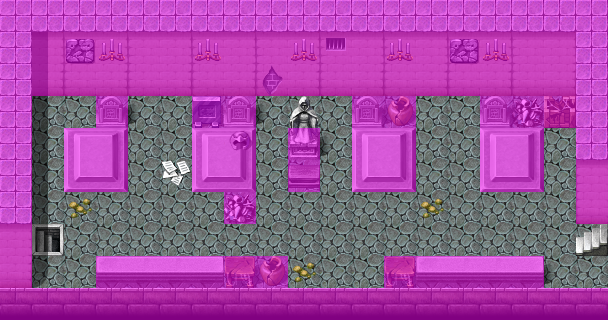

A level layout from a 2D game, rendered from its tile map. Below: a short description, then the map file with tile-grid data replaced by summaries:
An orthogonal 19x10 tile map with 32x32 px tiles, 4 tile layers (Ground, Objects, Above, Walkable), 40 tilesets and 8 objects (4x sign, 2x mapchange, 2x spawn).

<map version="1.0" orientation="orthogonal" width="19" height="10" tilewidth="32" tileheight="32">
 <tileset firstgid="1" name="map_bed_1" tilewidth="32" tileheight="32">
  <image source="../drawable/map_bed_1.png" width="512" height="256" />
 </tileset>
 <tileset firstgid="129" name="map_border_1" tilewidth="32" tileheight="32">
  <image source="../drawable/map_border_1.png" width="512" height="256" />
 </tileset>
 <tileset firstgid="257" name="map_bridge_1" tilewidth="32" tileheight="32">
  <image source="../drawable/map_bridge_1.png" width="512" height="256" />
 </tileset>
 <tileset firstgid="385" name="map_broken_1" tilewidth="32" tileheight="32">
  <image source="../drawable/map_broken_1.png" width="512" height="256" />
 </tileset>
 <tileset firstgid="513" name="map_cavewall_1" tilewidth="32" tileheight="32">
  <image source="../drawable/map_cavewall_1.png" width="576" height="192" />
 </tileset>
 <tileset firstgid="621" name="map_cavewall_2" tilewidth="32" tileheight="32">
  <image source="../drawable/map_cavewall_2.png" width="576" height="192" />
 </tileset>
 <tileset firstgid="729" name="map_cavewall_3" tilewidth="32" tileheight="32">
  <image source="../drawable/map_cavewall_3.png" width="576" height="192" />
 </tileset>
 <tileset firstgid="837" name="map_chair_table_1" tilewidth="32" tileheight="32">
  <image source="../drawable/map_chair_table_1.png" width="512" height="256" />
 </tileset>
 <tileset firstgid="965" name="map_crate_1" tilewidth="32" tileheight="32">
  <image source="../drawable/map_crate_1.png" width="512" height="256" />
 </tileset>
 <tileset firstgid="1093" name="map_cupboard_1" tilewidth="32" tileheight="32">
  <image source="../drawable/map_cupboard_1.png" width="512" height="256" />
 </tileset>
 <tileset firstgid="1221" name="map_curtain_1" tilewidth="32" tileheight="32">
  <image source="../drawable/map_curtain_1.png" width="512" height="256" />
 </tileset>
 <tileset firstgid="1349" name="map_entrance_1" tilewidth="32" tileheight="32">
  <image source="../drawable/map_entrance_1.png" width="512" height="256" />
 </tileset>
 <tileset firstgid="1477" name="map_fence_1" tilewidth="32" tileheight="32">
  <image source="../drawable/map_fence_1.png" width="512" height="256" />
 </tileset>
 <tileset firstgid="1605" name="map_fence_2" tilewidth="32" tileheight="32">
  <image source="../drawable/map_fence_2.png" width="512" height="256" />
 </tileset>
 <tileset firstgid="1733" name="map_ground_1" tilewidth="32" tileheight="32">
  <image source="../drawable/map_ground_1.png" width="512" height="256" />
 </tileset>
 <tileset firstgid="1861" name="map_ground_2" tilewidth="32" tileheight="32">
  <image source="../drawable/map_ground_2.png" width="512" height="256" />
 </tileset>
 <tileset firstgid="1989" name="map_ground_3" tilewidth="32" tileheight="32">
  <image source="../drawable/map_ground_3.png" width="512" height="256" />
 </tileset>
 <tileset firstgid="2117" name="map_ground_4" tilewidth="32" tileheight="32">
  <image source="../drawable/map_ground_4.png" width="512" height="256" />
 </tileset>
 <tileset firstgid="2245" name="map_ground_5" tilewidth="32" tileheight="32">
  <image source="../drawable/map_ground_5.png" width="512" height="256" />
 </tileset>
 <tileset firstgid="2373" name="map_ground_6" tilewidth="32" tileheight="32">
  <image source="../drawable/map_ground_6.png" width="512" height="256" />
 </tileset>
 <tileset firstgid="2501" name="map_ground_7" tilewidth="32" tileheight="32">
  <image source="../drawable/map_ground_7.png" width="512" height="256" />
 </tileset>
 <tileset firstgid="2629" name="map_ground_8" tilewidth="32" tileheight="32">
  <image source="../drawable/map_ground_8.png" width="512" height="256" />
 </tileset>
 <tileset firstgid="2757" name="map_indoor_1" tilewidth="32" tileheight="32">
  <image source="../drawable/map_indoor_1.png" width="512" height="256" />
 </tileset>
 <tileset firstgid="2885" name="map_kitchen_1" tilewidth="32" tileheight="32">
  <image source="../drawable/map_kitchen_1.png" width="512" height="256" />
 </tileset>
 <tileset firstgid="3013" name="map_outdoor_1" tilewidth="32" tileheight="32">
  <image source="../drawable/map_outdoor_1.png" width="512" height="256" />
 </tileset>
 <tileset firstgid="3141" name="map_pillar_1" tilewidth="32" tileheight="32">
  <image source="../drawable/map_pillar_1.png" width="512" height="256" />
 </tileset>
 <tileset firstgid="3269" name="map_plant_1" tilewidth="32" tileheight="32">
  <image source="../drawable/map_plant_1.png" width="512" height="256" />
 </tileset>
 <tileset firstgid="3397" name="map_rock_1" tilewidth="32" tileheight="32">
  <image source="../drawable/map_rock_1.png" width="512" height="256" />
 </tileset>
 <tileset firstgid="3525" name="map_roof_1" tilewidth="32" tileheight="32">
  <image source="../drawable/map_roof_1.png" width="512" height="256" />
 </tileset>
 <tileset firstgid="3653" name="map_roof_2" tilewidth="32" tileheight="32">
  <image source="../drawable/map_roof_2.png" width="512" height="256" />
 </tileset>
 <tileset firstgid="3781" name="map_shop_1" tilewidth="32" tileheight="32">
  <image source="../drawable/map_shop_1.png" width="512" height="256" />
 </tileset>
 <tileset firstgid="3909" name="map_sign_ladder_1" tilewidth="32" tileheight="32">
  <image source="../drawable/map_sign_ladder_1.png" width="512" height="256" />
 </tileset>
 <tileset firstgid="4037" name="map_table_1" tilewidth="32" tileheight="32">
  <image source="../drawable/map_table_1.png" width="512" height="256" />
 </tileset>
 <tileset firstgid="4165" name="map_trail_1" tilewidth="32" tileheight="32">
  <image source="../drawable/map_trail_1.png" width="512" height="256" />
 </tileset>
 <tileset firstgid="4293" name="map_tree_1" tilewidth="32" tileheight="32">
  <image source="../drawable/map_tree_1.png" width="512" height="256" />
 </tileset>
 <tileset firstgid="4421" name="map_wall_1" tilewidth="32" tileheight="32">
  <image source="../drawable/map_wall_1.png" width="512" height="256" />
 </tileset>
 <tileset firstgid="4549" name="map_wall_2" tilewidth="32" tileheight="32">
  <image source="../drawable/map_wall_2.png" width="480" height="256" />
 </tileset>
 <tileset firstgid="4669" name="map_wall_3" tilewidth="32" tileheight="32">
  <image source="../drawable/map_wall_3.png" width="480" height="256" />
 </tileset>
 <tileset firstgid="4789" name="map_window_1" tilewidth="32" tileheight="32">
  <image source="../drawable/map_window_1.png" width="512" height="256" />
 </tileset>
 <tileset firstgid="4917" name="map_window_2" tilewidth="32" tileheight="32">
  <image source="../drawable/map_window_2.png" width="512" height="256" />
 </tileset>
 <layer name="Ground" width="19" height="10">
  <data>[190 cells, 190 non-empty, 12 distinct tile ids]</data>
 </layer>
 <layer name="Objects" width="19" height="10">
  <data>[190 cells, 41 non-empty, 20 distinct tile ids]</data>
 </layer>
 <layer name="Above" width="19" height="10">
  <data>[190 cells, 12 non-empty, 4 distinct tile ids]</data>
 </layer>
 <layer name="Walkable" width="19" height="10">
  <data>[190 cells, 124 non-empty, 1 distinct tile ids]</data>
 </layer>
 <objectgroup name="Mapevents" width="0" height="0">
  <object name="up" type="mapchange" x="576" y="224" width="32" height="32">
   <properties>
    <property name="map" value="fallhaven_church" />
    <property name="place" value="down" />
   </properties>
  </object>
  <object name="down" type="mapchange" x="32" y="224" width="32" height="32">
   <properties>
    <property name="map" value="catacombs2" />
    <property name="place" value="up" />
   </properties>
  </object>
  </objectgroup>
 <objectgroup name="Keys" width="0" height="0" />
 <objectgroup name="Spawn" width="0" height="0">
  <!-- 1 objects omitted --></objectgroup>
 <objectgroup name="Spawn_rats" width="0" height="0">
  <!-- 1 objects omitted --></objectgroup>
</map>
<!-- 6 of 8 objects omitted -->
